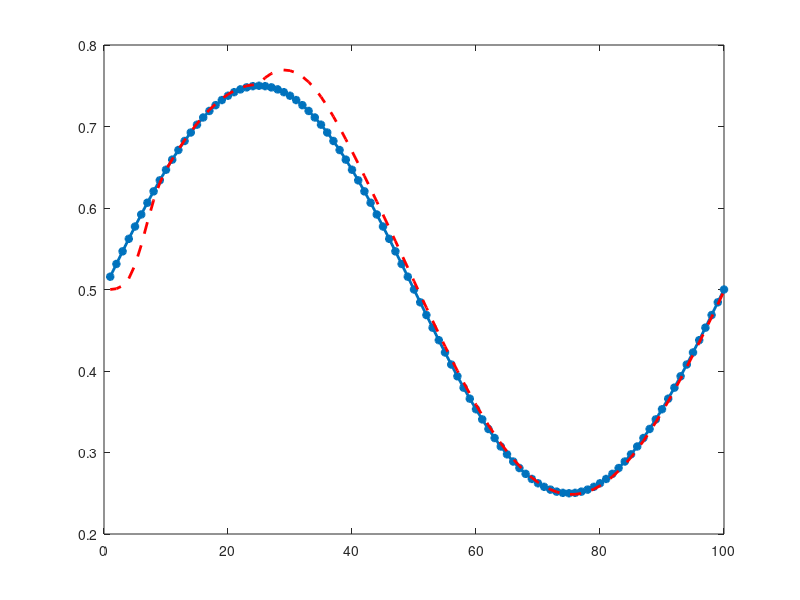
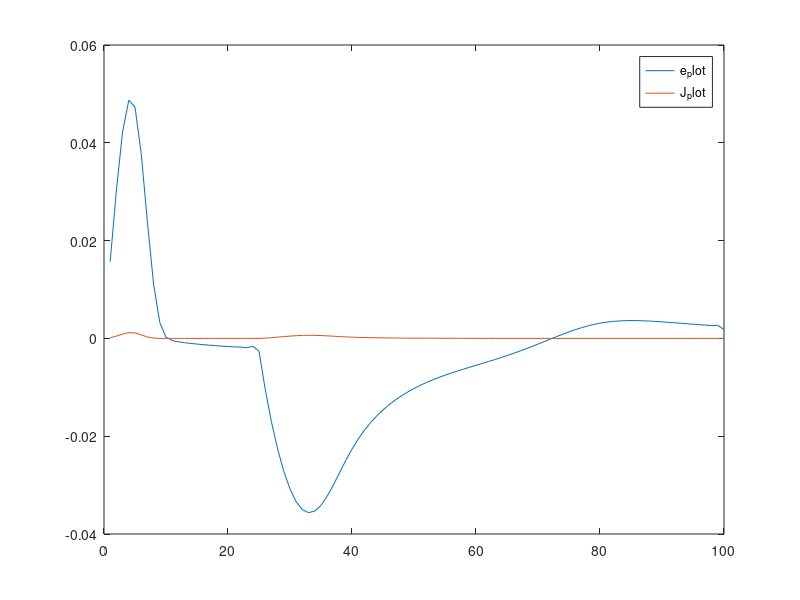

These charts were generated, in order, by the following MATLAB code:
clc
clear all
close all
% Create and Plot Raw Data
x = 1:100;


y = 0.5 + 0.25*sin(2*pi*x/100);

y_hat(1) = 0;
e(1) = 0;
b(1) = 0;
w(1) = 0;
alpha_w_L = 0.01;% 0.002;
alpha_w_H = 0.2;% 0.002;
alpha_b_L = 0.6;% 0.002;
alpha_b_H = 0.6;% 0.002;

plot(x,y,'-*','LineWidth',2)


for i = 1:length(x)
    % do sth
    % for j = 1:10000
    y_hat(i) = 1/(1+exp(-(w(i)'*x(i)+b(i)))); %sigmoid

    e(i) = y(i)-y_hat(i);

    J(i) = 0.5*(e(i))^2;
    if i<25

        w(i+1) = w(i) + alpha_w_H*e(i)*y_hat(i)*(1-y_hat(i))*x(i);
        b(i+1) = b(i) + alpha_b_H*e(i)*y_hat(i)*(1-y_hat(i));
    else
        w(i+1) = w(i) + alpha_w_L*e(i)*y_hat(i)*(1-y_hat(i))*x(i);
        b(i+1) = b(i) + alpha_b_L*e(i)*y_hat(i)*(1-y_hat(i));

    end
    % end



end


hold on
plot(x,y_hat,'r--','LineWidth',2)
hold off

figure
plot(e)
hold on
plot(J)
hold off
legend('e_plot','J_plot')

disp(mean(J))